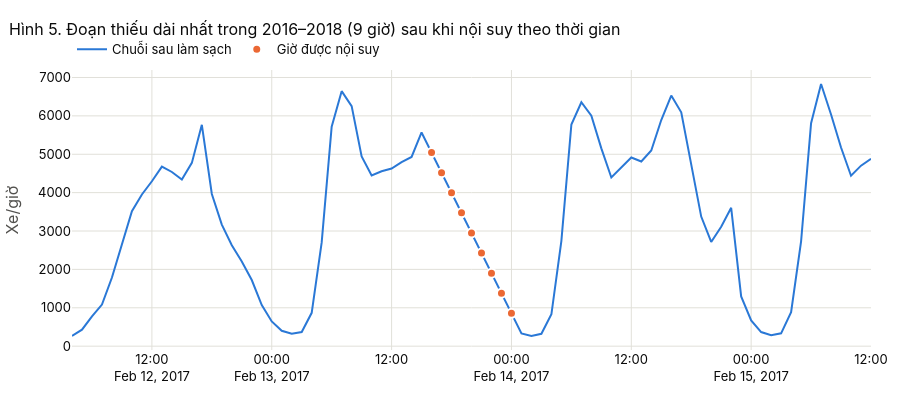

Notebook cell for this chart:
### Code cell
gaps_win = gap_table(is_missing[WINDOW_START:WINDOW_END])
g = gaps_win.iloc[0]
lo, hi = g.start - pd.Timedelta(hours=36), g.end + pd.Timedelta(hours=36)
seg = ts.loc[lo:hi]
imp = seg[seg["is_imputed"] == 1]

fig = go.Figure()
fig.add_trace(go.Scatter(x=seg.index, y=seg["traffic_volume"], mode="lines", line=dict(color=BLUE, width=2),
                         name="Chuỗi sau làm sạch", hovertemplate="%{x|%d/%m %H:%M}: %{y:,.0f} xe<extra></extra>"))
fig.add_trace(go.Scatter(x=imp.index, y=imp["traffic_volume"], mode="markers",
                         marker=dict(color=ORANGE, size=9, line=dict(color="#ffffff", width=2)),
                         name="Giờ được nội suy", hovertemplate="%{x|%d/%m %H:%M}: %{y:,.0f} xe (nội suy)<extra></extra>"))
fig.update_layout(title=f"Hình 5. Đoạn thiếu dài nhất trong 2016–2018 ({g.hours} giờ) sau khi nội suy theo thời gian",
                  yaxis_title="Xe/giờ", height=400)
fig.show()
